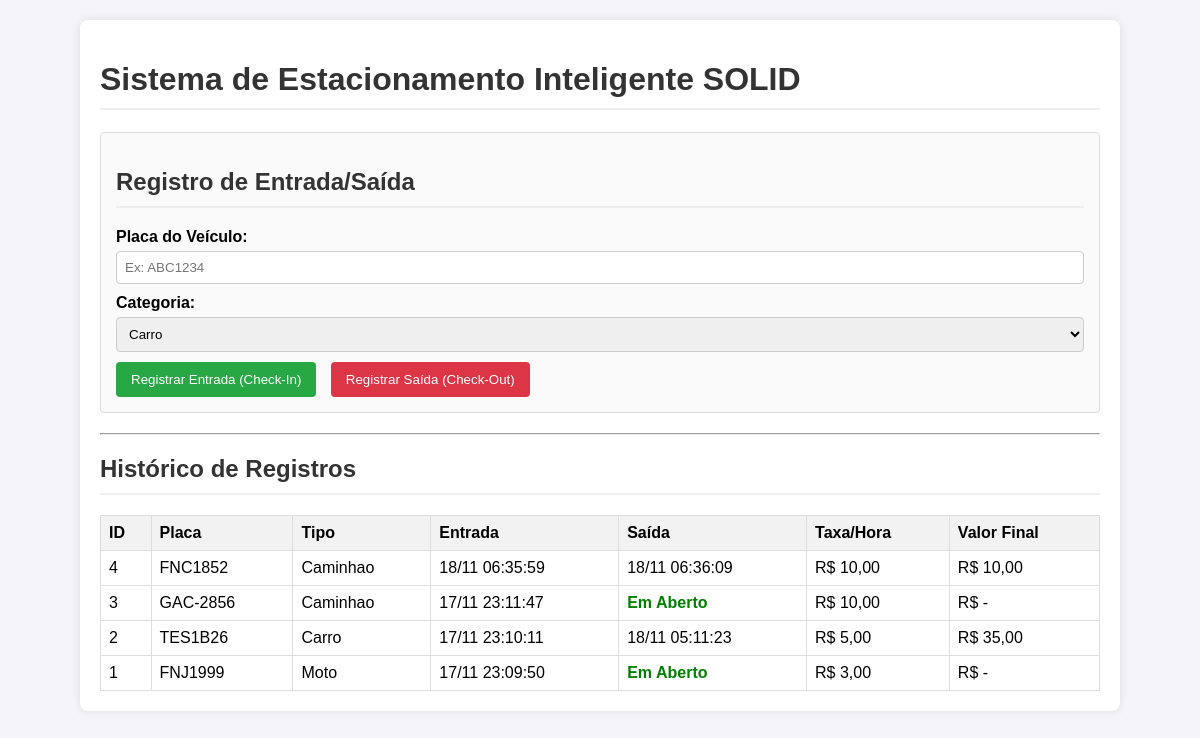
Before: / with the older database file.
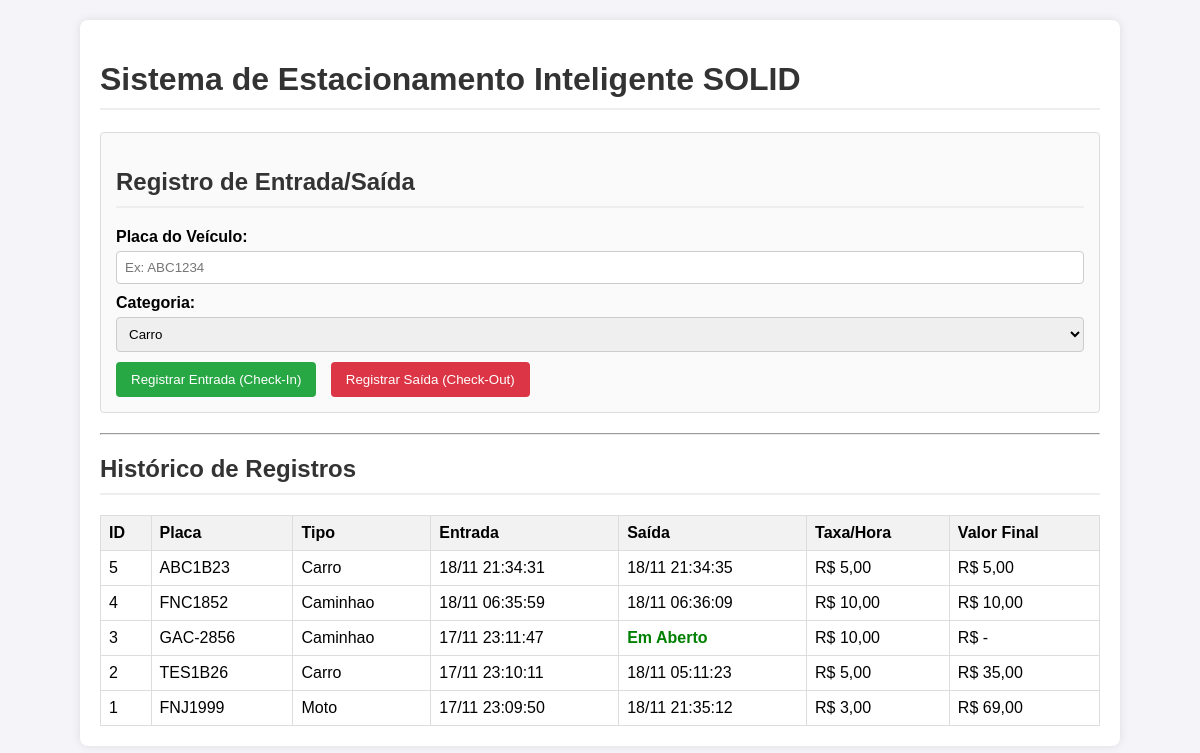
After: the same page with the newer database file.
### tables this page shows
CREATE TABLE vehicles (
  id INTEGER PRIMARY KEY AUTOINCREMENT,
  plate TEXT NOT NULL,
  vehicle_type TEXT NOT NULL,
  time_in DATETIME NOT NULL,
  time_out DATETIME NULL,
  hourly_rate REAL NOT NULL,
  total_fare REAL NULL
);

### src/Domain/Constants/VehicleTypeConstant.php (called while the page is built, shortened)
<?php
final class VehicleTypeConstant
{
    public static function getTypes(): array
    {
        return [self::CAR, self::MOTO, self::TRUCK];
    }
}

### src/Infra/Repository/SQLiteParkingRecordRepository.php (called while the page is built, shortened)
<?php
class SQLiteParkingRecordRepository implements ParkingRecordRepository
{
    private PDO $pdo;
    public function __construct()
    {
        $this->pdo = SQLiteConnection::connect();
    }
    public function findAll(): array
    {
        $sql = "SELECT * FROM vehicles ORDER BY time_in DESC";
        $stmt = $this->pdo->query($sql);
        $results = $stmt->fetchAll(\PDO::FETCH_ASSOC);
        $records = [];
        foreach ($results as $data) {
            $records[] = $this->mapToEntity($data);
        }
        return $records;
    }
    private function mapToEntity(array $data): ParkingRecord
    {
        $timeOut = $data['time_out'] ? new DateTimeImmutable($data['time_out']) : null;
        return new ParkingRecord(
            (int)$data['id'],
            $data['plate'],
            $data['vehicle_type'],
            new DateTimeImmutable($data['time_in']),
            (float)$data['hourly_rate'],
            $timeOut,
            $data['total_fare'] !== null ? (float)$data['total_fare'] : null
        );
    }
}

### src/Infra/Database/SQLiteConnection.php (called while the page is built, shortened)
<?php
class SQLiteConnection
{
    public static function connect(): PDO
    {
        try {
            $pdo = new PDO('sqlite:' . self::DB_FILE);
            $pdo->setAttribute(PDO::ATTR_ERRMODE, PDO::ERRMODE_EXCEPTION);
            $pdo->setAttribute(PDO::ATTR_DEFAULT_FETCH_MODE, PDO::FETCH_ASSOC);
            return $pdo;
        } catch (\PDOException $e) {
            throw new \RuntimeException("Erro ao conectar ao banco de dados SQLite: " . $e->getMessage());
        }
    }
}

### src/Domain/Entity/ParkingRecord.php (called while the page is built, shortened)
<?php
class ParkingRecord
{
    private ?int $id;
    private string $plate;
    private string $vehicleType;
    private DateTimeImmutable $timeIn;
    private ?DateTimeImmutable $timeOut;
    private float $hourlyRate;
    private ?float $totalFare;
    public function __construct(
        ?int $id,
        string $plate,
        string $vehicleType,
        DateTimeImmutable $timeIn,
        float $hourlyRate,
        ?DateTimeImmutable $timeOut = null,
        ?float $totalFare = null
    ) {
        $this->id = $id;
        $this->plate = $plate;
        $this->vehicleType = $vehicleType;
        $this->timeIn = $timeIn;
        $this->timeOut = $timeOut;
        $this->hourlyRate = $hourlyRate;
        $this->totalFare = $totalFare;
    }
    public function getId(): ?int
    {
        return $this->id;
    }
    public function getPlate(): string
    {
        return $this->plate;
    }
    public function getVehicleType(): string
    {
        return $this->vehicleType;
    }
    public function getTimeIn(): DateTimeImmutable
    {
        return $this->timeIn;
    }
    public function getTimeOut(): ?DateTimeImmutable
    {
        return $this->timeOut;
    }
    public function getHourlyRate(): float
    {
        return $this->hourlyRate;
    }
    public function getTotalFare(): ?float
    {
        return $this->totalFare;
    }
}

### public/index.php (the view, shortened to what this page needs)
<?php
$repository = new SQLiteParkingRecordRepository();
try {
    $allRecords = $repository->findAll();
} catch (\Exception $e) {
    $error = "Erro ao buscar registros: " . $e->getMessage();
    $allRecords = [];
}
?>
<!DOCTYPE html>
<html lang="pt-br">
<head>
</head>
<body>
<div class="container">
    <h1>Sistema de Estacionamento Inteligente SOLID</h1>
    <form method="POST">
        <h2>Registro de Entrada/Saída</h2>
        <label for="plate">Placa do Veículo:</label>
        <input type="text" id="plate" name="plate" placeholder="Ex: ABC1234" required maxlength="7">
        <label for="vehicle_type">Categoria:</label>
        <select id="vehicle_type" name="vehicle_type" required>
            <?php foreach (VehicleTypeConstant::getTypes() as $type): ?>
                <option value="<?php echo $type; ?>"><?php echo ucfirst($type); ?></option>
            <?php endforeach; ?>
        </select>
        <button type="submit" class="btn-in" onclick="document.getElementById('action').value='check_in';">
            Registrar Entrada (Check-In)
        </button>
        <button type="submit" class="btn-out" onclick="document.getElementById('action').value='check_out';">
            Registrar Saída (Check-Out)
        </button>
    </form>
    <hr>
    <h2>Histórico de Registros</h2>
    <table class="report-table">
        <thead>
            <tr>
                <th>ID</th>
                <th>Placa</th>
                <th>Tipo</th>
                <th>Entrada</th>
                <th>Saída</th>
                <th>Taxa/Hora</th>
                <th>Valor Final</th>
            </tr>
        </thead>
        <tbody>
            <?php if (!empty($allRecords)): ?>
                <?php foreach ($allRecords as $record):
                    $entryTime = $record->getTimeIn()->format('d/m H:i:s');
                    $exitTime = $record->getTimeOut() ? $record->getTimeOut()->format('d/m H:i:s') : '<span style="color: green; font-weight: bold;">Em Aberto</span>';
                    $finalFare = $record->getTotalFare() ? number_format($record->getTotalFare(), 2, ',', '.') : '-';
                ?>
                <tr>
                    <td><?php echo $record->getId(); ?></td>
                    <td><?php echo $record->getPlate(); ?></td>
                    <td><?php echo ucfirst($record->getVehicleType()); ?></td>
                    <td><?php echo $entryTime; ?></td>
                    <td><?php echo $exitTime; ?></td>
                    <td>R$ <?php echo number_format($record->getHourlyRate(), 2, ',', '.'); ?></td>
                    <td>R$ <?php echo $finalFare; ?></td>
                </tr>
                <?php endforeach; ?>
            <?php else: ?>
                <tr>
                    <td colspan="7" style="text-align: center;">Nenhum registro encontrado no banco de dados.</td>
                </tr>
            <?php endif; ?>
        </tbody>
    </table>
</body>
</html>

### public/index.php (style rules this page uses)
body { font-family: Arial, sans-serif; margin: 20px; background-color: #f4f4f9; }
.container { max-width: 1000px; margin: auto; background: white; padding: 20px; border-radius: 8px; box-shadow: 0 0 10px rgba(0, 0, 0, 0.1); }
h1, h2 { color: #333; border-bottom: 2px solid #eee; padding-bottom: 10px; }
form { margin-bottom: 20px; padding: 15px; border: 1px solid #ddd; border-radius: 4px; background: #fafafa; }
label { display: block; margin-bottom: 5px; font-weight: bold; }
input[type="text"], select { width: 100%; padding: 8px; margin-bottom: 10px; border: 1px solid #ccc; border-radius: 4px; box-sizing: border-box; }
button { padding: 10px 15px; border: none; border-radius: 4px; cursor: pointer; color: white; margin-right: 10px; }
.btn-in { background-color: #28a745; }
.btn-out { background-color: #dc3545; }
.report-table { width: 100%; border-collapse: collapse; margin-top: 15px; }
.report-table th, .report-table td { border: 1px solid #ddd; padding: 8px; text-align: left; }
.report-table th { background-color: #f2f2f2; }

Changed rows visible on the page:
added vehicles: id "5", plate "ABC1B23", vehicle_type "Carro", entryTime "18/11 21:34:31", format "18/11 21:34:35", hourly_rate "5,00", total_fare "5,00"
changed vehicles "FNJ1999": format (not shown) → "18/11 21:35:12"; total_fare "-" → "69,00"; no longer shows "Em Aberto"
